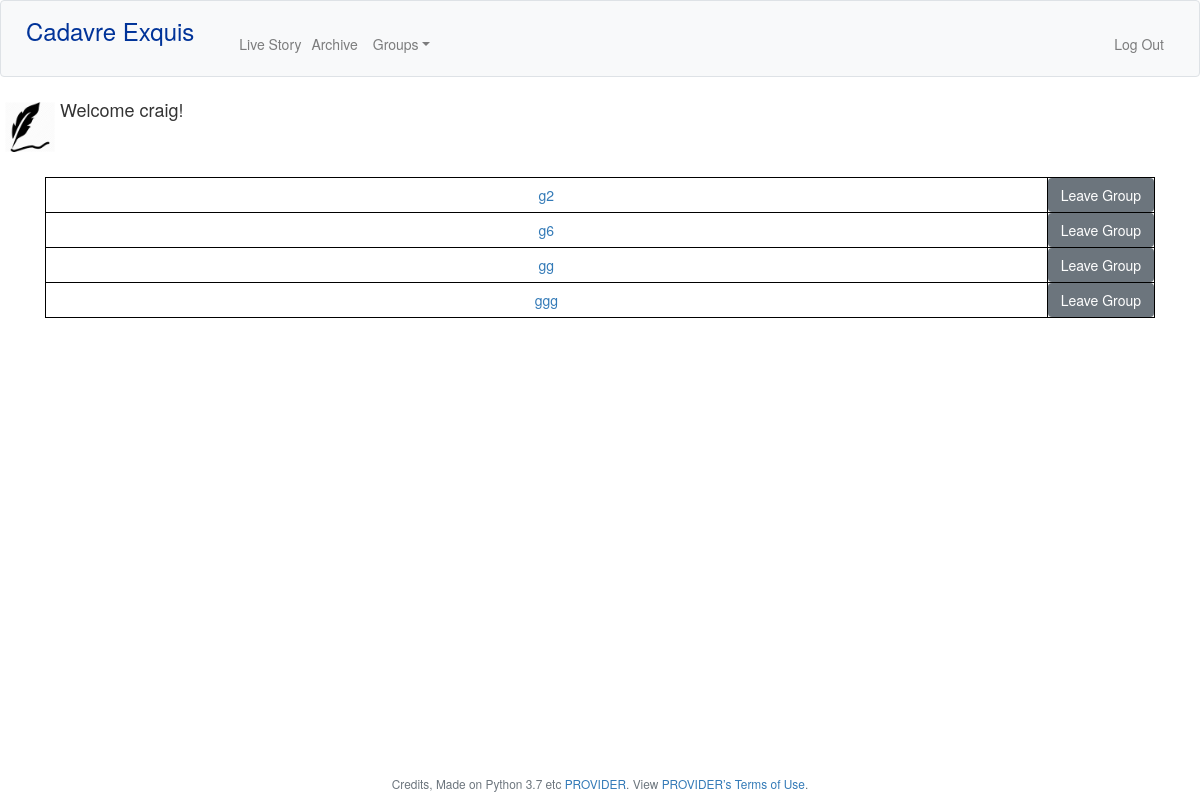
Page /groups (signed in) on the committed database.
### tables this page shows
CREATE TABLE 'groups' (
'group_name' VARCHAR(255) NOT NULL,
'turn' INTEGER NOT NULL,
'user_id'INTEGER,
FOREIGN KEY ('user_id') REFERENCES 'users'('user_id')
ON UPDATE CASCADE
ON DELETE CASCADE
);

### flask_app.py (the view)
@app.route("/groups", methods=["GET", "POST"])
@login_required
def groups():
  groups = query_db("SELECT * FROM groups WHERE user_id=?", [session["user_id"]], one=False)
  if request.method == "POST":
    request.get("leave")
  else:
    return render_template("groups.html", groups=groups)

### flask_app.py (called while the page is built)
@app.after_request
def after_request(response):
    response.headers["Cache-Control"] = "no-cache, no-store, must-revalidate"
    response.headers["Expires"] = 0
    response.headers["Pragma"] = "no-cache"
    return response

@app.teardown_appcontext
def close_connection(exception):
  db = getattr(g, '_database', None)
  if db is not None:
    db.close()

### helpers.py (called while the page is built)
def get_db():
  db=getattr(g, '_database', None)
  if db is None:
    db = g._database = sqlite3.connect("ce.db")
    db.row_factory = make_dicts #why function called without args????
  return db

def make_dicts(cursor, row):
    return dict((cursor.description[idx][0], value)
                for idx, value in enumerate(row))

def query_db(query, args=(), one=False):
    cur = get_db().execute(query, args)
    rv = cur.fetchall()
    cur.close()
    return (rv[0] if rv else None) if one else rv

def login_required(f):
    @wraps(f)
    def decorated_function(*args, **kwargs):
        if session.get("user_id") is None:
            return redirect("/login")
        return f(*args, **kwargs)
    return decorated_function

### templates/groups.html (shortened to what this page needs)
{% extends "layout.html" %}
  {% block main %}
      {% if groups %}
        <table>
          {% for group in groups %}
          <tr>
            <td><a href="/group/{{group["group_name"]}}">{{group["group_name"]}}</a></td>
            <form>
              <td><button name="leave" class="btn btn-secondary" type="submit" formaction="/leave_group/{{group["group_name"]}}">Leave Group</button></td>
            </form>
          </tr>
          {% endfor %}
        </table>
      {% else %}
        <p>Looks like you are not in any groups! Create a new one or join an existing one!</p>
      {% endif %}
  {% endblock %}

### static/styles.css (style rules this page uses)
table, th, td, tr { border: 1px solid black; border-collapse: collapse; }
th, td { padding: 5px; }
td { border:1px solid #000; }
tr td:last-child { width:1%; white-space:nowrap; }

### rows in the picture
groups: group_name "g2"
groups: group_name "g6"
groups: group_name "gg"
groups: group_name "ggg"

### other values in the picture
{{ session.name }} "craig"
